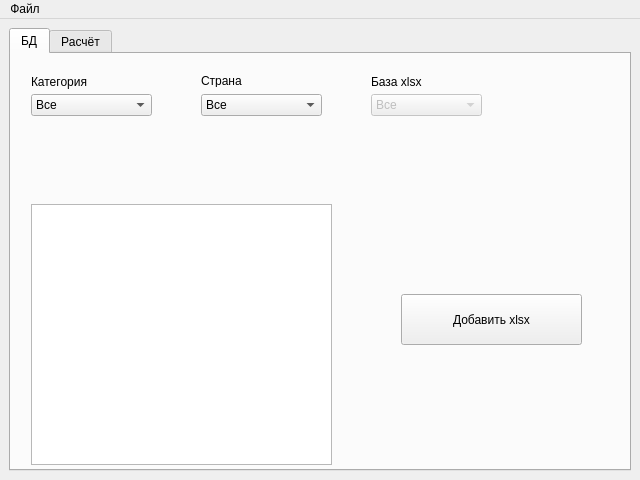
<?xml version="1.0" encoding="UTF-8"?>
<ui version="4.0">
 <class>MainWindow</class>
 <widget class="QMainWindow" name="MainWindow">
  <property name="geometry">
   <rect>
    <x>0</x>
    <y>0</y>
    <width>640</width>
    <height>480</height>
   </rect>
  </property>
  <property name="windowTitle">
   <string>Турбопрограмма 228</string>
  </property>
  <widget class="QWidget" name="centralwidget">
   <layout class="QGridLayout" name="gridLayout">
    <item row="0" column="0">
     <widget class="QTabWidget" name="tabWidget">
      <property name="currentIndex">
       <number>0</number>
      </property>
      <widget class="QWidget" name="BDtab">
       <attribute name="title">
        <string>БД</string>
       </attribute>
       <widget class="QComboBox" name="categoryBox">
        <property name="geometry">
         <rect>
          <x>20</x>
          <y>40</y>
          <width>121</width>
          <height>22</height>
         </rect>
        </property>
        <item>
         <property name="text">
          <string>Все</string>
         </property>
        </item>
       </widget>
       <widget class="QLabel" name="label">
        <property name="geometry">
         <rect>
          <x>20</x>
          <y>20</y>
          <width>61</width>
          <height>16</height>
         </rect>
        </property>
        <property name="text">
         <string>Категория</string>
        </property>
       </widget>
       <widget class="QLabel" name="label_2">
        <property name="geometry">
         <rect>
          <x>190</x>
          <y>20</y>
          <width>47</width>
          <height>13</height>
         </rect>
        </property>
        <property name="text">
         <string>Страна</string>
        </property>
       </widget>
       <widget class="QComboBox" name="countryBox">
        <property name="geometry">
         <rect>
          <x>190</x>
          <y>40</y>
          <width>121</width>
          <height>22</height>
         </rect>
        </property>
        <item>
         <property name="text">
          <string>Все</string>
         </property>
        </item>
       </widget>
       <widget class="QListWidget" name="listWidget">
        <property name="geometry">
         <rect>
          <x>20</x>
          <y>150</y>
          <width>301</width>
          <height>261</height>
         </rect>
        </property>
       </widget>
       <widget class="QLabel" name="label_3">
        <property name="geometry">
         <rect>
          <x>360</x>
          <y>20</y>
          <width>91</width>
          <height>16</height>
         </rect>
        </property>
        <property name="text">
         <string>База xlsx</string>
        </property>
       </widget>
       <widget class="QComboBox" name="BDBox">
        <property name="enabled">
         <bool>false</bool>
        </property>
        <property name="geometry">
         <rect>
          <x>360</x>
          <y>40</y>
          <width>111</width>
          <height>22</height>
         </rect>
        </property>
        <item>
         <property name="text">
          <string>Все</string>
         </property>
        </item>
       </widget>
       <widget class="QPushButton" name="addXlsBtn">
        <property name="geometry">
         <rect>
          <x>390</x>
          <y>240</y>
          <width>181</width>
          <height>51</height>
         </rect>
        </property>
        <property name="text">
         <string>Добавить xlsx</string>
        </property>
       </widget>
      </widget>
      <widget class="QWidget" name="tab_2">
       <attribute name="title">
        <string>Расчёт</string>
       </attribute>
      </widget>
     </widget>
    </item>
   </layout>
  </widget>
  <widget class="QMenuBar" name="menubar">
   <property name="geometry">
    <rect>
     <x>0</x>
     <y>0</y>
     <width>640</width>
     <height>21</height>
    </rect>
   </property>
   <widget class="QMenu" name="menu">
    <property name="title">
     <string>Файл</string>
    </property>
    <addaction name="create_bd"/>
    <addaction name="load_bd"/>
    <addaction name="save_bd"/>
    <addaction name="separator"/>
    <addaction name="exit_action"/>
   </widget>
   <addaction name="menu"/>
  </widget>
  <action name="create_bd">
   <property name="text">
    <string>Создать БД...</string>
   </property>
  </action>
  <action name="load_bd">
   <property name="text">
    <string>Загрузить БД...</string>
   </property>
  </action>
  <action name="save_bd">
   <property name="text">
    <string>Сохранить БД как...</string>
   </property>
  </action>
  <action name="exit_action">
   <property name="text">
    <string>Выход</string>
   </property>
  </action>
 </widget>
 <resources/>
 <connections/>
</ui>
